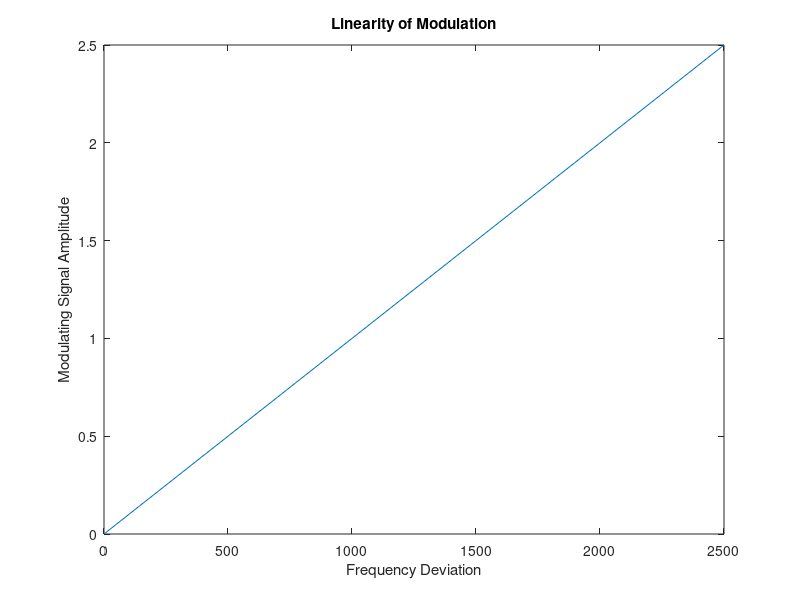

Write the MATLAB code that produced this figure.
v = 1.7;
r = 10000;
c = 51e-12;
q = 4.4e-11;
f = ((v./r)./(c+q)).*.15;
Am = 0:.5:2.5;
kf = 1000;
df = Am*kf;
plot(df,Am)
title('Linearity of Modulation');
xlabel('Frequency Deviation');
ylabel('Modulating Signal Amplitude');